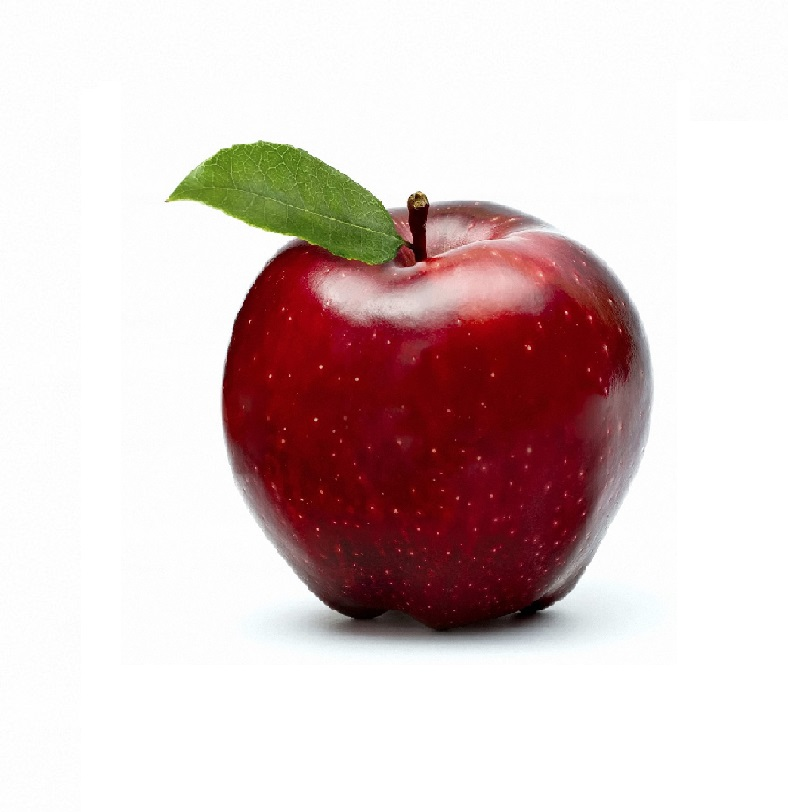
#> input picture segmentation/pic/apple.jpg, 788 x 812 px
$ python threshold.py
#> lines starting #> are read from the running program, lines starting #| are printed output that depends on the picture
### segmentation/spectral.py
import  cv2
import numpy as np
import matplotlib.pyplot as plt

def normalised_histogram_binning(hist, M=32, L=256):

    norm_hist = np.zeros((M, 1), dtype=np.float32)
    N = L // M
    counters = [range(x, x+N) for x in range(0, L, N)]
    for i, C in enumerate(counters):
        norm_hist[i] = 0
        for j in C:
            norm_hist[i] += hist[j]
    norm_hist = (norm_hist / norm_hist.max()) * 100
    return norm_hist


def valleys_estimation(hist, M=32, L=256):
    # stage one find valleys in the groupped histogram

    #  bin groupping to speed up the searching of sets that contain thresholds
    H = normalised_histogram_binning(hist, M, L)

    # find valley locations by determining the probability of the bin to become a valley in the normalized histogram distribution
    hsize = H.shape[0]
    probs = np.zeros((hsize, 1), dtype=int)

    for i in range(1, hsize-1):
        if H[i] > H[i-1] or H[i] > H[i+1]:
            probs[i] = 0

        elif H[i] < H[i-1] and H[i] == H[i+1]:
            probs[i] = 1

        elif H[i] == H[i-1] and H[i] < H[i+1]:
            probs[i] = 3

        elif H[i] < H[i-1] and H[i] < H[i+1]:
            probs[i] = 4

        elif H[i] == H[i-1] and H[i] == H[i+1]:
            probs[i] = probs[i-1]

    for i in range(1, hsize-1):
        if probs[i] != 0:
            probs[i] = (probs[i-1] + probs[i] + probs[i+1]) // 4

    valleys = [i for i, x in enumerate(probs) if x > 0]

    return valleys

def optimized_otsu(hist):
    """"
    Adapted from https://github.com/subokita/Sandbox/blob/master/otsu.py
    """
    num_bins = hist.shape[0]
    total = hist.sum()
    sum_total = np.dot(range(0, num_bins), hist)

    weight_background = 0.0
    sum_background = 0.0

    optimum_value = 0
    maximum = -np.inf

    for t in range(0, num_bins):
        # background weight will be incremented, while foreground's will be reduced
        weight_background += hist.item(t)
        if weight_background == 0:
            continue
        weight_foreground = total - weight_background
        if weight_foreground == 0:
            break

        sum_background += t * hist.item(t)
        mean_foreground = (sum_total - sum_background) / weight_foreground
        mean_background = sum_background / weight_background

        inter_class_variance = weight_background * weight_foreground * \
            (mean_background - mean_foreground) ** 2

        # find the threshold with maximum variances between classes
        if inter_class_variance > maximum:
            optimum_value = t
            maximum = inter_class_variance
    return optimum_value, maximum


def threshold_valleys(hist, valleys, N):
    # stage two perform Otsu threshold to the estimated valley regions

    thresholds = []
    for valley in valleys:
        start_pos = (valley * N) - N
        end_pos = (valley + 2) * N
        h = hist[start_pos:end_pos]
        sub_threshold, val = optimized_otsu(hist=h)
        thresholds.append((start_pos + sub_threshold, val))

    #sort based on between class variance
    thresholds.sort(key=lambda x: x[1], reverse=True)
    thresholds = list(map(lambda x: x[0], thresholds))
    #print(thresholds)
    return thresholds


def multithreshold_image(img, thresholds):
    # multithreshold a single-channel image using provided thresholds

    masks = np.zeros((len(thresholds) + 1, img.shape[0], img.shape[1]), bool)

    for i, t in enumerate(sorted(thresholds)):
        masks[i+1] = (img > t)

    #background
    if len(thresholds)>1:
        masks[0] = ~masks[1]

    for i in range(1, len(masks) - 1):
        masks[i] = masks[i] ^ masks[i+1]


    return masks

def show_thresholds(src_img, dst_img ,thresholds):
    colors = [(255, 255, 0) , (128,255,0) , (0,255,255) , (0, 128, 255), (127,0,255) , (255, 0, 255)  , (255,0, 127), (153,0,76), (153, 0, 153), (76, 0, 153) , (0,0,102),(255, 155, 0) , (128,255,128) , (100,0,255) , (200, 0, 200)  , (250,0, 107), (153,50,76), (255,255,255) , (0, 50, 200), (50,50,255) ,(0,0,0),(10,70,50),(90,200,170),(140,60,200),(80,80,80),(10,255,155),(0,0,70),(70,0,0),(80,80,255),(0,70,0),(100,200,100),(200,1170,80)]

    masks = multithreshold_image(src_img, thresholds)

    for i, mask in enumerate(masks):
        dst_img[mask] = colors[i]

    # [8 lines of commented-out code are left out]

    return dst_img


def spectral_thresholding(img, L=256, M=32):
    """ Two Stage Multithreshold Otsu thresholding , based on Automatic multilevel thresholding based on two-stage Otsu method with cluster
        determination by valley estimation. International Journal of Innovative Computing, Information and Control, 7(10), 56315644
    """
    hist = cv2.calcHist([img], channels=[0], mask=None, histSize=[L], ranges=[0, L] )

    #get num of vals in each bin
    N = L // M
    valleys = valleys_estimation(hist, M, L)
    thresholds = threshold_valleys(hist, valleys, N)

    #show thresholds
    img_1 = cv2.cvtColor(img, cv2.COLOR_GRAY2RGB)
    thresholded_im=show_thresholds(img, img_1, thresholds)
    # plt.figure()
    # plt.imshow(thresholded_im)
    # plt.show()

    return thresholds , thresholded_im


# [15 lines that do not run on import are left out]


### segmentation/threshold.py
import numpy as np
import cv2
from Otsu import otsu_thresholding
from optimal import optimal_thresholding
from spectral import spectral_thresholding
import matplotlib.pyplot as plt


def Global_threshold(image , thresh_typ = "Optimal"):
    if len(image.shape) > 2:
        image = cv2.cvtColor(image, cv2.COLOR_RGB2GRAY)
    thresh_img = np.zeros(image.shape)
    if thresh_typ == "Otsu":
        threshold = otsu_thresholding(image)
        thresh_img = np.uint8(np.where(image > threshold, 255, 0))
    elif thresh_typ == "Optimal":
        threshold = optimal_thresholding(image)
        thresh_img = np.uint8(np.where(image > threshold, 255, 0))
    else:
        # De-noise the image with gaussian blur
        image = cv2.GaussianBlur(image, (5, 5), 0)
        thresholds, thresh_img=spectral_thresholding(image)
    return thresh_img

def Local_threshold(image, block_size , thresh_typ = "Optimal"):
    image2 = cv2.cvtColor(image, cv2.COLOR_RGB2GRAY)
    if (thresh_typ == 'Spectral'):
        thresh_img = np.zeros(image.shape,dtype=np.uint8)
        for row in range(0, image2.shape[0], block_size):
            for col in range(0, image2.shape[1], block_size):
                mask = image2[row:min(row+block_size,image2.shape[0]),col:min(col+block_size,image2.shape[1])]
                thresh_img[ row:min(row+block_size,image2.shape[0]),col:min(col+block_size,image2.shape[1]),:] = Global_threshold(mask, thresh_typ)
        thresh_img=cv2.cvtColor(thresh_img, cv2.COLOR_RGB2GRAY)
    else:
        thresh_img = np.zeros(image2.shape)
        for row in range(0, image2.shape[0], block_size):
            for col in range(0, image2.shape[1], block_size):
                mask = image2[row:min(row+block_size,image2.shape[0]),col:min(col+block_size,image2.shape[1])]
                thresh_img[ row:min(row+block_size,image2.shape[0]),col:min(col+block_size,image2.shape[1])] = Global_threshold(mask, thresh_typ)

    return thresh_img


source_image = cv2.imread("pic/apple.jpg")
#> source_image is the input picture: shape (812, 788, 3); mean B, G, R 199.9, 200.7, 218.6
# optimal_local = Local_threshold(source_image, 50,  "Optimal")
# optimal_global = Global_threshold(source_image, "Optimal")

spectral_global = Global_threshold(source_image, "Spectral")
#> in Global_threshold, `image = cv2.cvtColor(image, cv2.COLOR_RGB2GRAY)`:
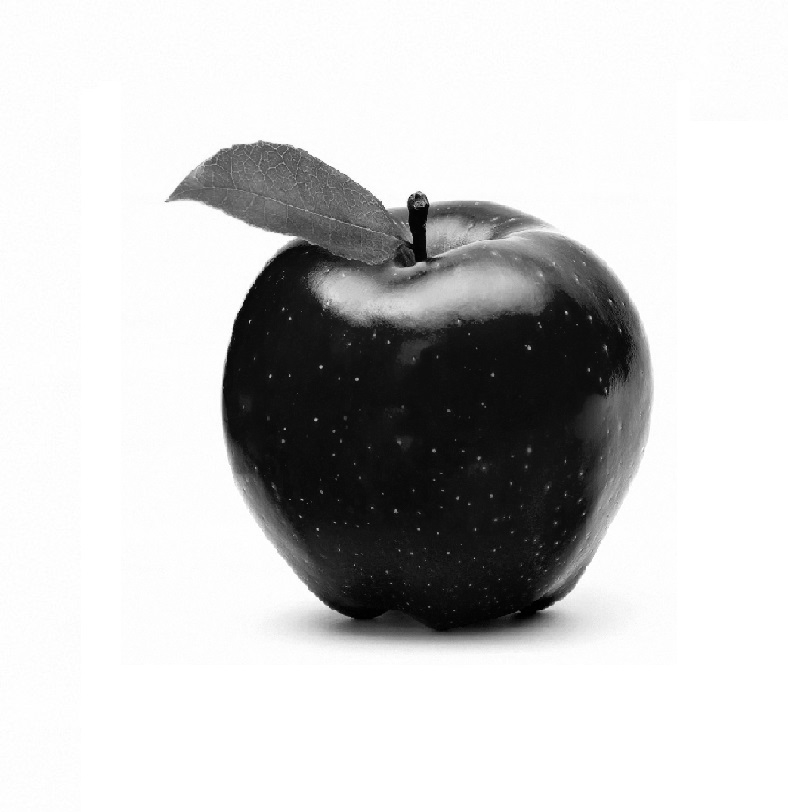
#> image: shape (812, 788); min 0, max 255, mean 202.5
#> in spectral_thresholding, `hist = cv2.calcHist([img], channels=[0], mask=None, histSize=[L], rang..`: hist = 256 values, max 186752 at index 255, min 0 at index 0, mean 2499.4
#> after the loop in normalised_histogram_binning, `for i, C in enumerate(counters):`: norm_hist = 32 values, max 463727 at index 31, min 1225 at index 27, mean 19995.5
#> in normalised_histogram_binning, `norm_hist = (norm_hist / norm_hist.max()) * 100`: norm_hist = 32 values, max 100 at index 31, min 0.264 at index 27, mean 4.31
#> in valleys_estimation, `H = normalised_histogram_binning(hist, M, L)`: H has the same summary as norm_hist in normalised_histogram_binning
#> after the loop in valleys_estimation, `for i in range(1, hsize-1):`: probs = 32 values, max 4 at index 7, min 0 at index 0, mean 0.375
#> after the loop in valleys_estimation, `for i in range(1, hsize-1):`: probs = 32 values, max 1 at index 7, min 0 at index 0, mean 0.0938
#> in valleys_estimation, `valleys = [i for i, x in enumerate(probs) if x > 0]`: valleys = [7, 21, 27]
#> the loop in threshold_valleys, `for valley in valleys:` made 3 passes
#> (valley, start_pos, end_pos, total in optimized_otsu, sum_total in optimized_otsu, val) on passes 1 to 3: (7, 48, 72, 6940, [76195], [1.88e+09]), (21, 160, 184, 6064, [70087], [1.33e+09]), (27, 208, 232, 4424, [52059], [819487782.7])
#> after the loop in threshold_valleys, `for valley in valleys:`: thresholds = [(59, [1.88e+09]), (171, [1.33e+09]), (219, [819487782.7])]
#> in threshold_valleys, `thresholds = list(map(lambda x: x[0], thresholds))`: thresholds = [59, 171, 219]
#> the loop in multithreshold_image, `for i, t in enumerate(sorted(thresholds)):` made 3 passes
#> t on passes 1 to 3: 59, 171, 219
#> the loop in multithreshold_image, `for i in range(1, len(masks) - 1):` made 2 passes
#> the loop in show_thresholds, `for i, mask in enumerate(masks):` made 4 passes
#> after the loop in show_thresholds, `for i, mask in enumerate(masks):`:
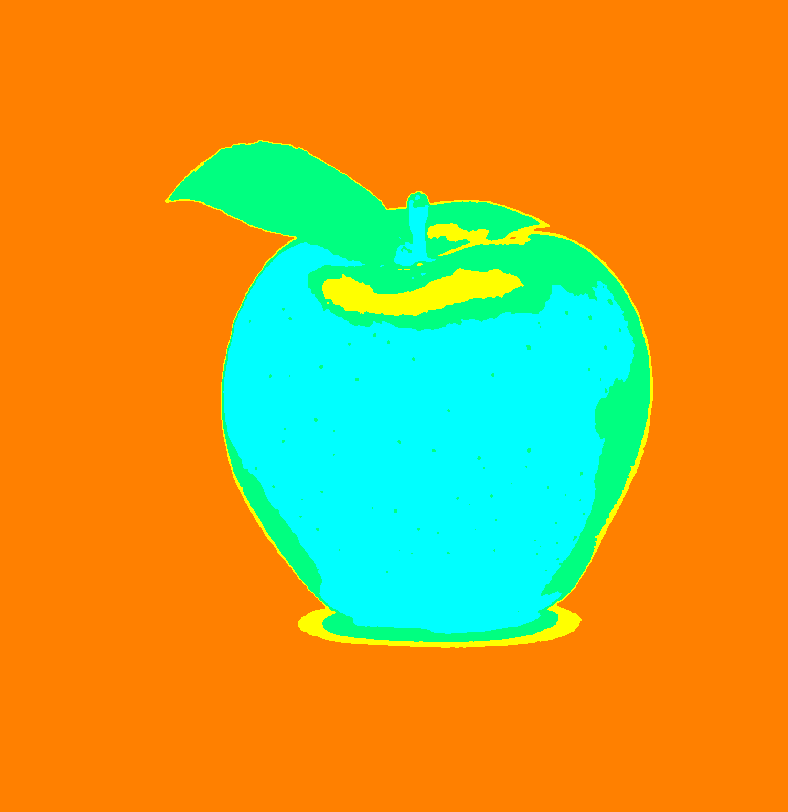
#> dst_img: shape (812, 788, 3); mean B, G, R 52.4, 161.2, 193.1
spectral_local = Local_threshold(source_image, 10,"Spectral")
#> after the loop in Local_threshold, `for row in range(0, image2.shape[0], block_size):`:
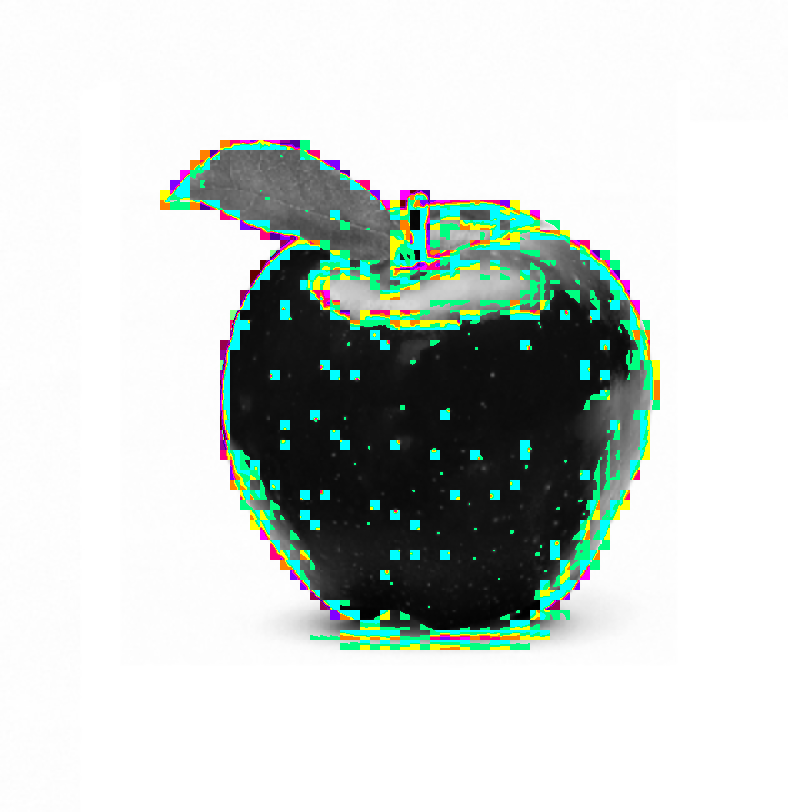
#> thresh_img: shape (812, 788, 3); mean of channels 0, 1, 2 204, 208.4, 199.6; drawn as B, G, R
#> in Local_threshold, `thresh_img=cv2.cvtColor(thresh_img, cv2.COLOR_RGB2GRAY)`:
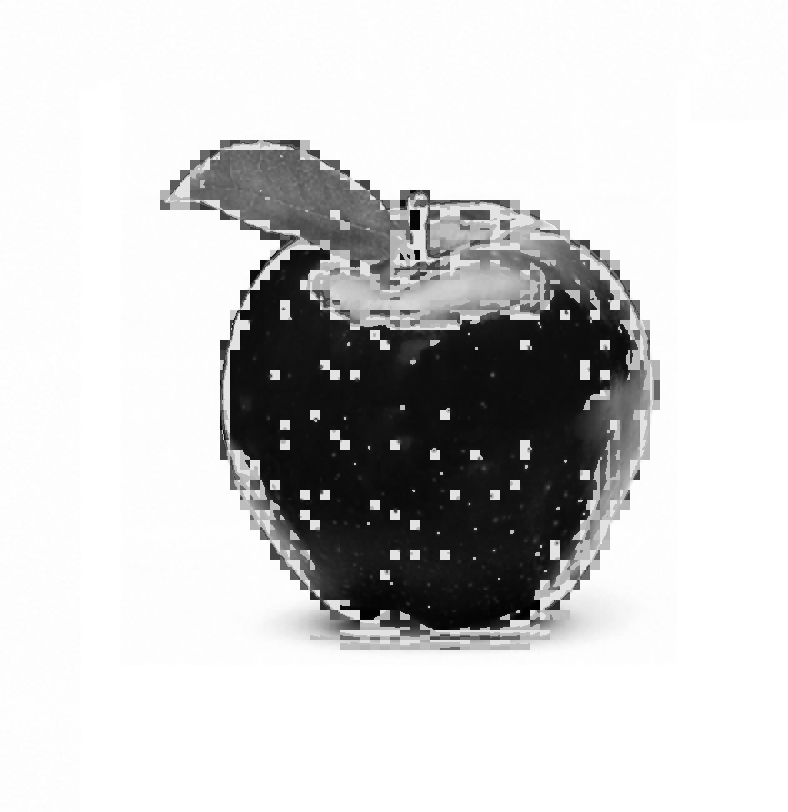
#> thresh_img: shape (812, 788); min 0, max 255, mean 206.1
# # print(otsu)
#cv2.imshow('Original image', source_image)
# cv2.imshow('Local optimal thresholding', optimal_local)
#cv2.imshow('Global thresholding', optimal_global)
cv2.imshow('local spectral thresholding', spectral_local)
cv2.imshow('global spectral thresholding', spectral_global)

cv2.waitKey(0)

# cv2.destroyAllWindows()
